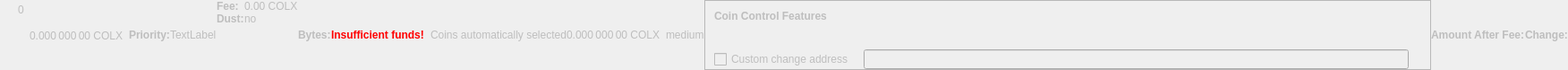
    <widget class="QWidget" name="dummyHideWidget" native="true">
     <property name="enabled">
      <bool>false</bool>
     </property>
     <property name="maximumSize">
      <size>
       <width>100</width>
       <height>22</height>
      </size>
     </property>
     <layout class="QHBoxLayout" name="dummyHideLayout">
      <property name="spacing">
       <number>0</number>
      </property>
      <property name="leftMargin">
       <number>0</number>
      </property>
      <property name="topMargin">
       <number>0</number>
      </property>
      <property name="rightMargin">
       <number>0</number>
      </property>
      <property name="bottomMargin">
       <number>0</number>
      </property>
      <item>
       <layout class="QFormLayout" name="formLayoutCoinControl1">
        <property name="horizontalSpacing">
         <number>10</number>
        </property>
        <property name="verticalSpacing">
         <number>14</number>
        </property>
        <property name="leftMargin">
         <number>10</number>
        </property>
        <property name="topMargin">
         <number>4</number>
        </property>
        <property name="rightMargin">
         <number>6</number>
        </property>
        <item row="0" column="1">
         <widget class="QLabel" name="labelCoinControlBytes">
          <property name="cursor">
           <cursorShape>IBeamCursor</cursorShape>
          </property>
          <property name="contextMenuPolicy">
           <enum>Qt::ActionsContextMenu</enum>
          </property>
          <property name="text">
           <string notr="true">0</string>
          </property>
          <property name="textInteractionFlags">
           <set>Qt::LinksAccessibleByMouse|Qt::TextSelectableByKeyboard|Qt::TextSelectableByMouse</set>
          </property>
         </widget>
        </item>
       </layout>
      </item>
      <item>
       <widget class="QLabel" name="labelCoinControlAfterFee">
        <property name="enabled">
         <bool>false</bool>
        </property>
        <property name="sizePolicy">
         <sizepolicy hsizetype="Fixed" vsizetype="Fixed">
          <horstretch>0</horstretch>
          <verstretch>0</verstretch>
         </sizepolicy>
        </property>
        <property name="minimumSize">
         <size>
          <width>111</width>
          <height>12</height>
         </size>
        </property>
        <property name="maximumSize">
         <size>
          <width>111</width>
          <height>12</height>
         </size>
        </property>
        <property name="cursor">
         <cursorShape>IBeamCursor</cursorShape>
        </property>
        <property name="contextMenuPolicy">
         <enum>Qt::ActionsContextMenu</enum>
        </property>
        <property name="text">
         <string notr="true">0.000 000 00 COLX</string>
        </property>
        <property name="textInteractionFlags">
         <set>Qt::LinksAccessibleByMouse|Qt::TextSelectableByKeyboard|Qt::TextSelectableByMouse</set>
        </property>
       </widget>
      </item>
      <item>
       <widget class="QLabel" name="labelCoinControlPriorityText">
        <property name="enabled">
         <bool>false</bool>
        </property>
        <property name="font">
         <font>
          <weight>75</weight>
          <bold>true</bold>
         </font>
        </property>
        <property name="text">
         <string>Priority:</string>
        </property>
       </widget>
      </item>
      <item>
       <layout class="QHBoxLayout" name="horizontalLayout">
        <item>
         <widget class="QLabel" name="WarningLabel">
          <property name="text">
           <string>TextLabel</string>
          </property>
         </widget>
        </item>
       </layout>
      </item>
      <item>
       <layout class="QFormLayout" name="formLayoutCoinControl3">
        <property name="horizontalSpacing">
         <number>0</number>
        </property>
        <property name="verticalSpacing">
         <number>0</number>
        </property>
        <property name="leftMargin">
         <number>0</number>
        </property>
        <property name="topMargin">
         <number>0</number>
        </property>
        <property name="rightMargin">
         <number>0</number>
        </property>
        <item row="0" column="0">
         <widget class="QLabel" name="labelCoinControlFeeText">
          <property name="enabled">
           <bool>false</bool>
          </property>
          <property name="font">
           <font>
            <weight>75</weight>
            <bold>true</bold>
           </font>
          </property>
          <property name="text">
           <string>Fee:</string>
          </property>
          <property name="margin">
           <number>0</number>
          </property>
         </widget>
        </item>
        <item row="0" column="1">
         <widget class="QLabel" name="labelCoinControlFee">
          <property name="enabled">
           <bool>false</bool>
          </property>
          <property name="cursor">
           <cursorShape>IBeamCursor</cursorShape>
          </property>
          <property name="contextMenuPolicy">
           <enum>Qt::ActionsContextMenu</enum>
          </property>
          <property name="text">
           <string notr="true">0.00 COLX</string>
          </property>
          <property name="textInteractionFlags">
           <set>Qt::LinksAccessibleByMouse|Qt::TextSelectableByKeyboard|Qt::TextSelectableByMouse</set>
          </property>
         </widget>
        </item>
        <item row="1" column="0">
         <widget class="QLabel" name="labelCoinControlLowOutputText">
          <property name="enabled">
           <bool>false</bool>
          </property>
          <property name="font">
           <font>
            <weight>75</weight>
            <bold>true</bold>
           </font>
          </property>
          <property name="text">
           <string>Dust:</string>
          </property>
         </widget>
        </item>
        <item row="1" column="1">
         <widget class="QLabel" name="labelCoinControlLowOutput">
          <property name="enabled">
           <bool>false</bool>
          </property>
          <property name="cursor">
           <cursorShape>IBeamCursor</cursorShape>
          </property>
          <property name="contextMenuPolicy">
           <enum>Qt::ActionsContextMenu</enum>
          </property>
          <property name="text">
           <string>no</string>
          </property>
          <property name="textInteractionFlags">
           <set>Qt::LinksAccessibleByMouse|Qt::TextSelectableByKeyboard|Qt::TextSelectableByMouse</set>
          </property>
         </widget>
        </item>
       </layout>
      </item>
      <item>
       <widget class="QLabel" name="labelCoinControlBytesText">
        <property name="enabled">
         <bool>false</bool>
        </property>
        <property name="font">
         <font>
          <weight>75</weight>
          <bold>true</bold>
         </font>
        </property>
        <property name="text">
         <string>Bytes:</string>
        </property>
       </widget>
      </item>
      <item>
       <layout class="QFormLayout" name="formLayoutCoinControl2">
        <property name="horizontalSpacing">
         <number>0</number>
        </property>
        <property name="verticalSpacing">
         <number>0</number>
        </property>
        <property name="leftMargin">
         <number>0</number>
        </property>
        <property name="topMargin">
         <number>0</number>
        </property>
        <property name="rightMargin">
         <number>0</number>
        </property>
       </layout>
      </item>
      <item>
       <layout class="QHBoxLayout" name="horizontalLayoutCoinControl2">
        <property name="spacing">
         <number>0</number>
        </property>
        <property name="bottomMargin">
         <number>0</number>
        </property>
       </layout>
      </item>
      <item>
       <widget class="QLabel" name="labelCoinControlInsuffFunds">
        <property name="enabled">
         <bool>false</bool>
        </property>
        <property name="minimumSize">
         <size>
          <width>0</width>
          <height>0</height>
         </size>
        </property>
        <property name="font">
         <font>
          <weight>75</weight>
          <bold>true</bold>
         </font>
        </property>
        <property name="styleSheet">
         <string notr="true">color:red;font-weight:bold;</string>
        </property>
        <property name="text">
         <string>Insufficient funds!</string>
        </property>
        <property name="margin">
         <number>5</number>
        </property>
       </widget>
      </item>
      <item>
       <layout class="QFormLayout" name="formLayoutCoinControl4">
        <property name="horizontalSpacing">
         <number>0</number>
        </property>
        <property name="verticalSpacing">
         <number>0</number>
        </property>
        <property name="leftMargin">
         <number>0</number>
        </property>
        <property name="topMargin">
         <number>0</number>
        </property>
        <property name="rightMargin">
         <number>0</number>
        </property>
       </layout>
      </item>
      <item>
       <widget class="QLabel" name="labelCoinControlChangeLabel">
        <property name="enabled">
         <bool>false</bool>
        </property>
        <property name="sizePolicy">
         <sizepolicy hsizetype="Preferred" vsizetype="Expanding">
          <horstretch>0</horstretch>
          <verstretch>0</verstretch>
         </sizepolicy>
        </property>
        <property name="minimumSize">
         <size>
          <width>0</width>
          <height>0</height>
         </size>
        </property>
        <property name="text">
         <string/>
        </property>
        <property name="margin">
         <number>3</number>
        </property>
       </widget>
      </item>
      <item>
       <widget class="QLabel" name="labelCoinControlAutomaticallySelected">
        <property name="enabled">
         <bool>false</bool>
        </property>
        <property name="sizePolicy">
         <sizepolicy hsizetype="Fixed" vsizetype="Fixed">
          <horstretch>0</horstretch>
          <verstretch>0</verstretch>
         </sizepolicy>
        </property>
        <property name="minimumSize">
         <size>
          <width>0</width>
          <height>0</height>
         </size>
        </property>
        <property name="maximumSize">
         <size>
          <width>240</width>
          <height>16777215</height>
         </size>
        </property>
        <property name="text">
         <string>Coins automatically selected</string>
        </property>
        <property name="margin">
         <number>5</number>
        </property>
       </widget>
      </item>
      <item>
       <widget class="QLabel" name="labelCoinControlChange">
        <property name="enabled">
         <bool>false</bool>
        </property>
        <property name="sizePolicy">
         <sizepolicy hsizetype="Fixed" vsizetype="Fixed">
          <horstretch>0</horstretch>
          <verstretch>0</verstretch>
         </sizepolicy>
        </property>
        <property name="minimumSize">
         <size>
          <width>111</width>
          <height>0</height>
         </size>
        </property>
        <property name="maximumSize">
         <size>
          <width>111</width>
          <height>16777215</height>
         </size>
        </property>
        <property name="cursor">
         <cursorShape>IBeamCursor</cursorShape>
        </property>
        <property name="contextMenuPolicy">
         <enum>Qt::ActionsContextMenu</enum>
        </property>
        <property name="text">
         <string notr="true">0.000 000 00 COLX</string>
        </property>
        <property name="textInteractionFlags">
         <set>Qt::LinksAccessibleByMouse|Qt::TextSelectableByKeyboard|Qt::TextSelectableByMouse</set>
        </property>
       </widget>
      </item>
      <item>
       <widget class="QLabel" name="labelCoinControlPriority">
        <property name="enabled">
         <bool>false</bool>
        </property>
        <property name="cursor">
         <cursorShape>IBeamCursor</cursorShape>
        </property>
        <property name="contextMenuPolicy">
         <enum>Qt::ActionsContextMenu</enum>
        </property>
        <property name="text">
         <string>medium</string>
        </property>
        <property name="textInteractionFlags">
         <set>Qt::LinksAccessibleByMouse|Qt::TextSelectableByKeyboard|Qt::TextSelectableByMouse</set>
        </property>
       </widget>
      </item>
      <item>
       <widget class="QFrame" name="frameCoinControl">
        <property name="sizePolicy">
         <sizepolicy hsizetype="Expanding" vsizetype="Expanding">
          <horstretch>0</horstretch>
          <verstretch>0</verstretch>
         </sizepolicy>
        </property>
        <property name="maximumSize">
         <size>
          <width>16777215</width>
          <height>16777215</height>
         </size>
        </property>
        <property name="frameShape">
         <enum>QFrame::StyledPanel</enum>
        </property>
        <property name="frameShadow">
         <enum>QFrame::Sunken</enum>
        </property>
        <layout class="QVBoxLayout" name="verticalLayoutCoinControl2_2">
         <property name="spacing">
          <number>0</number>
         </property>
         <property name="leftMargin">
          <number>0</number>
         </property>
         <property name="topMargin">
          <number>0</number>
         </property>
         <property name="rightMargin">
          <number>0</number>
         </property>
         <property name="bottomMargin">
          <number>0</number>
         </property>
         <item>
          <layout class="QVBoxLayout" name="verticalLayoutCoinControl" stretch="0,0,0,1">
           <property name="spacing">
            <number>0</number>
           </property>
           <property name="leftMargin">
            <number>10</number>
           </property>
           <property name="topMargin">
            <number>10</number>
           </property>
           <item>
            <layout class="QHBoxLayout" name="horizontalLayoutCoinControl1">
             <property name="bottomMargin">
              <number>15</number>
             </property>
             <item>
              <widget class="QLabel" name="labelCoinControlFeatures">
               <property name="enabled">
                <bool>false</bool>
               </property>
               <property name="sizePolicy">
                <sizepolicy hsizetype="Preferred" vsizetype="Maximum">
                 <horstretch>0</horstretch>
                 <verstretch>0</verstretch>
                </sizepolicy>
               </property>
               <property name="font">
                <font>
                 <weight>75</weight>
                 <bold>true</bold>
                </font>
               </property>
               <property name="styleSheet">
                <string notr="true">font-weight:bold;</string>
               </property>
               <property name="text">
                <string>Coin Control Features</string>
               </property>
              </widget>
             </item>
            </layout>
           </item>
           <item>
            <widget class="QWidget" name="widgetCoinControl" native="true">
             <property name="sizePolicy">
              <sizepolicy hsizetype="Preferred" vsizetype="Preferred">
               <horstretch>0</horstretch>
               <verstretch>0</verstretch>
              </sizepolicy>
             </property>
             <property name="minimumSize">
              <size>
               <width>0</width>
               <height>0</height>
              </size>
             </property>
             <property name="styleSheet">
              <string notr="true"/>
             </property>
             <layout class="QHBoxLayout" name="horizontalLayoutCoinControl5_2">
              <property name="leftMargin">
               <number>0</number>
              </property>
              <property name="topMargin">
               <number>0</number>
              </property>
              <property name="rightMargin">
               <number>0</number>
              </property>
              <property name="bottomMargin">
               <number>0</number>
              </property>
              <item>
               <layout class="QHBoxLayout" name="horizontalLayoutCoinControl3">
                <property name="spacing">
                 <number>20</number>
                </property>
                <property name="topMargin">
                 <number>0</number>
                </property>
                <property name="bottomMargin">
                 <number>10</number>
                </property>
               </layout>
              </item>
             </layout>
            </widget>
           </item>
           <item>
            <layout class="QHBoxLayout" name="horizontalLayoutCoinControl4" stretch="0,0,0">
             <property name="spacing">
              <number>12</number>
             </property>
             <property name="sizeConstraint">
              <enum>QLayout::SetDefaultConstraint</enum>
             </property>
             <property name="topMargin">
              <number>5</number>
             </property>
             <property name="rightMargin">
              <number>5</number>
             </property>
             <item>
              <widget class="QCheckBox" name="checkBoxCoinControlChange">
               <property name="enabled">
                <bool>false</bool>
               </property>
               <property name="toolTip">
                <string>If this is activated, but the change address is empty or invalid, change will be sent to a newly generated address.</string>
               </property>
               <property name="text">
                <string>Custom change address</string>
               </property>
              </widget>
             </item>
             <item>
              <widget class="QValidatedLineEdit" name="lineEditCoinControlChange">
               <property name="enabled">
                <bool>false</bool>
               </property>
               <property name="sizePolicy">
                <sizepolicy hsizetype="Expanding" vsizetype="Fixed">
                 <horstretch>0</horstretch>
                 <verstretch>0</verstretch>
                </sizepolicy>
               </property>
              </widget>
             </item>
             <item>
              <widget class="QLabel" name="labelCoinControlChangeLabel_2">
               <property name="sizePolicy">
                <sizepolicy hsizetype="Preferred" vsizetype="Expanding">
                 <horstretch>0</horstretch>
                 <verstretch>0</verstretch>
                </sizepolicy>
               </property>
               <property name="minimumSize">
                <size>
                 <width>0</width>
                 <height>0</height>
                </size>
               </property>
               <property name="text">
                <string/>
               </property>
               <property name="margin">
                <number>3</number>
               </property>
              </widget>
             </item>
            </layout>
           </item>
           <item>
            <spacer name="verticalSpacerCoinControl">
             <property name="orientation">
              <enum>Qt::Vertical</enum>
             </property>
             <property name="sizeHint" stdset="0">
              <size>
               <width>800</width>
               <height>1</height>
              </size>
             </property>
            </spacer>
           </item>
          </layout>
         </item>
        </layout>
       </widget>
      </item>
      <item>
       <widget class="QLabel" name="labelCoinControlAfterFeeText">
        <property name="enabled">
         <bool>false</bool>
        </property>
        <property name="minimumSize">
         <size>
          <width>0</width>
          <height>0</height>
         </size>
        </property>
        <property name="maximumSize">
         <size>
          <width>16777215</width>
          <height>16777215</height>
         </size>
        </property>
        <property name="font">
         <font>
          <weight>75</weight>
          <bold>true</bold>
         </font>
        </property>
        <property name="text">
         <string>Amount After Fee:</string>
        </property>
        <property name="alignment">
         <set>Qt::AlignLeading|Qt::AlignLeft|Qt::AlignVCenter</set>
        </property>
        <property name="margin">
         <number>0</number>
        </property>
       </widget>
      </item>
      <item>
       <widget class="QLabel" name="labelCoinControlChangeText">
        <property name="enabled">
         <bool>false</bool>
        </property>
        <property name="sizePolicy">
         <sizepolicy hsizetype="Preferred" vsizetype="Preferred">
          <horstretch>0</horstretch>
          <verstretch>0</verstretch>
         </sizepolicy>
        </property>
        <property name="minimumSize">
         <size>
          <width>0</width>
          <height>0</height>
         </size>
        </property>
        <property name="maximumSize">
         <size>
          <width>16777215</width>
          <height>16777215</height>
         </size>
        </property>
        <property name="font">
         <font>
          <weight>75</weight>
          <bold>true</bold>
         </font>
        </property>
        <property name="text">
         <string>Change:</string>
        </property>
        <property name="alignment">
         <set>Qt::AlignLeading|Qt::AlignLeft|Qt::AlignVCenter</set>
        </property>
       </widget>
      </item>
     </layout>
    </widget>
